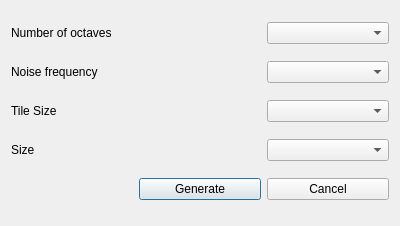
<?xml version="1.0" encoding="UTF-8"?>
<ui version="4.0">
 <class>GenerateTerrain</class>
 <widget class="QDialog" name="GenerateTerrain">
  <property name="geometry">
   <rect>
    <x>0</x>
    <y>0</y>
    <width>400</width>
    <height>226</height>
   </rect>
  </property>
  <property name="windowTitle">
   <string>Generate Terrain</string>
  </property>
  <layout class="QGridLayout" name="gridLayout">
   <item row="0" column="0" colspan="2">
    <widget class="QLabel" name="label">
     <property name="text">
      <string>Number of octaves</string>
     </property>
    </widget>
   </item>
   <item row="0" column="2">
    <widget class="QComboBox" name="comboBoxOctaves"/>
   </item>
   <item row="1" column="0" colspan="2">
    <widget class="QLabel" name="label_2">
     <property name="text">
      <string>Noise frequency</string>
     </property>
    </widget>
   </item>
   <item row="1" column="2">
    <widget class="QComboBox" name="comboBoxFrequency"/>
   </item>
   <item row="2" column="0">
    <widget class="QLabel" name="label_4">
     <property name="text">
      <string>Tile Size</string>
     </property>
    </widget>
   </item>
   <item row="2" column="2">
    <widget class="QComboBox" name="comboBoxTileSize"/>
   </item>
   <item row="3" column="0" colspan="2">
    <widget class="QLabel" name="label_3">
     <property name="text">
      <string>Size</string>
     </property>
    </widget>
   </item>
   <item row="3" column="2">
    <widget class="QComboBox" name="comboBoxSize"/>
   </item>
   <item row="4" column="1">
    <widget class="QPushButton" name="pushButtonGenerate">
     <property name="text">
      <string>Generate</string>
     </property>
    </widget>
   </item>
   <item row="4" column="2">
    <widget class="QPushButton" name="pushButtonCancel">
     <property name="text">
      <string>Cancel</string>
     </property>
    </widget>
   </item>
  </layout>
 </widget>
 <resources/>
 <connections/>
</ui>
